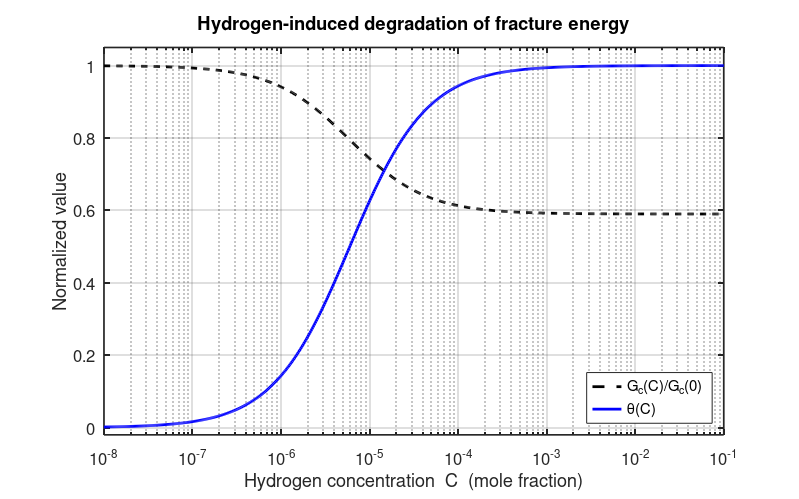

Source code (MATLAB):
#!/usr/bin/env -S octave --no-gui --quiet
set(0, "defaultfigurevisible", "off");  % hide figure window
addpath(genpath("./../../src"));  % add src folder to path

% ============================================================
% Hydrogen-induced reduction of surface energy (complete plot)
% ============================================================

clear; clc; close all;

% --- Constants ---
R = 8.314;           % J/mol·K
T = 300;             % K
delta_gb = 30e3;     % J/mol
chi = 0.41;

% --- Concentration range ---
C = logspace(-8, -1, 600);

% --- Langmuir–McLean isotherm ---
theta = C ./ (C + exp(-delta_gb ./ (R .* T)));

% --- Degraded fracture/surface energy ---
Gc_ratio = 1 - chi .* theta;

% --- Plot ---
figure('Position',[100 100 800 500]);  % larger figure window
semilogx(C, Gc_ratio, 'k--', 'LineWidth', 2); hold on;
semilogx(C, theta, 'b-', 'LineWidth', 2);
legend('G_c(C)/G_c(0)', '\theta(C)', 'Location', 'southeast');
xlabel('Hydrogen concentration  C  (mole fraction)', 'FontSize', 12);
ylabel('Normalized value', 'FontSize', 12);
title('Hydrogen-induced degradation of fracture energy', 'FontSize', 12);
grid on; box on;
set(gca, 'LineWidth', 1.2, 'FontSize', 12);

% --- Axis control ---
xlim([1e-8 1e-1]);
ylim([-0.02 1.05]);
pbaspect([1.6 1 1]);  % balanced aspect ratio
set(gcf, 'PaperPositionMode', 'auto'); % ensure complete saving

% --- Save ---
filename = 'Hydrogen_FractureEnergy_vs_Concentration.png';
print(filename, '-dpng', '-r300');
fprintf('✅ Plot saved completely as: %s\n', filename);
